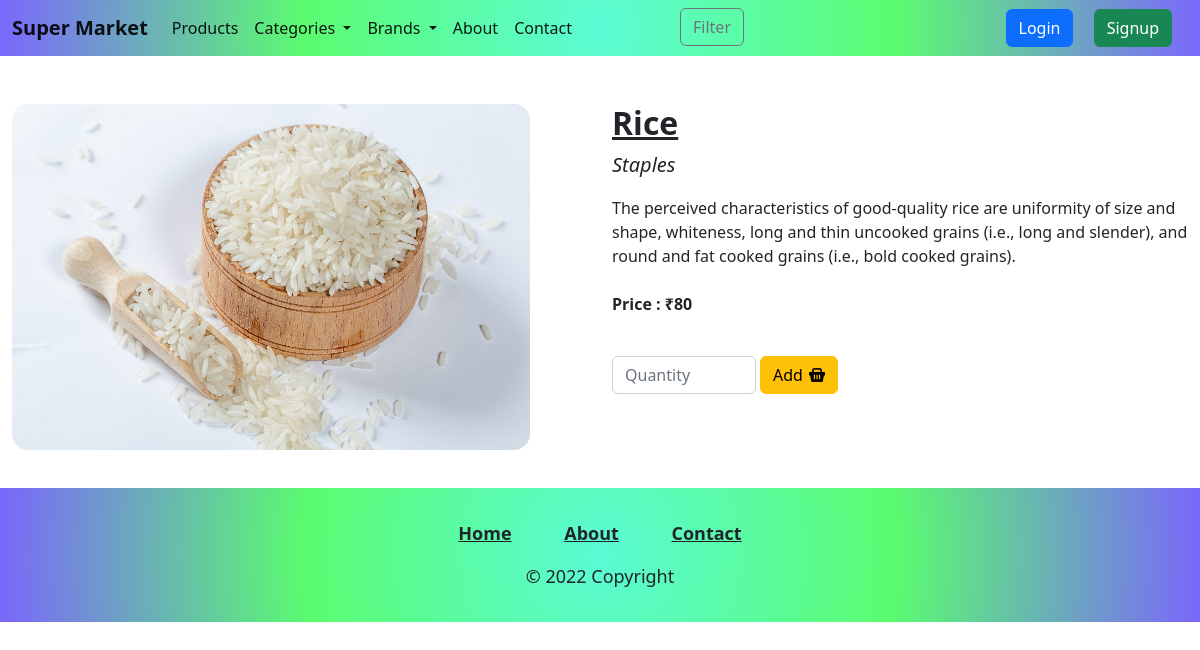
The app's page /product_desc.php?id=1 with its own data.
### tables this page shows
CREATE TABLE `products` (
  `id` int(11) NOT NULL,
  `name` varchar(255) NOT NULL,
  `description` varchar(255) NOT NULL,
  `category` varchar(255) NOT NULL,
  `brand` varchar(255) NOT NULL,
  `price` int(11) NOT NULL,
  `img_path` varchar(255) NOT NULL
);

### product_desc.php (the view, shortened to what this page needs)
<!DOCTYPE html>
<html lang="en">
<head>
    <link href="https://cdn.jsdelivr.net/npm/bootstrap@5.2.1/dist/css/bootstrap.min.css" rel="stylesheet">
    <link rel="stylesheet" href="assets/css/style.css">
    <link rel="stylesheet" href="assets/css/home.css">
</head>
<body>
    <?php include 'includes/login-navbar.php' ?>
    <div class="container-fluid mt-5">
        <div class="row">
            <?php
            $id = $_GET['id'];
            $query = "SELECT * FROM products WHERE id='$id'";
            $result = mysqli_query($con, $query) or die($mysqli_error($con));
            ?>
            <?php
            $row = mysqli_fetch_assoc($result);
            ?>
            <div class="col-sm-6 ">
                <img src="<?php echo $row['img_path']; ?>" class="img-fluid rounded-4" style="height: 90%;">
            </div>
            <div class="col-sm-6">
                <h2 class="text-decoration-underline fw-bold"><?php echo $row['name'] ?></h2>
                <p class="mb-3" style="font-style: italic; font-size: 20px;"><?php echo $row['category']; ?></p>
                <p class="mb-4"><?php echo $row['description']; ?></p>
                <p class="fw-bold">Price : ₹<?php echo $row['price']; ?></p>
                <div class="card-body">
                    <div class="row">
                        <form id="addtocart" method="POST" action="ccart_script.php" class="d-flex justify-content-start mt-4">
                            <div class="col-sm-3 m-0 p-0 me-1">
                                <input type="number" min="1" max="100" class="form-control" name="amount" placeholder="Quantity" aria-describedby="basic-addon1" required>
                            </div>
                            <div class="col-sm-2 m-0 p-0">
                                <button form="addtocart" name="add" value="<?php echo $row['id']; ?>" class="btn btn-warning">Add <img style="margin-left: 2px; margin-bottom: 4px;" src="assets/img/icons/tool.png" alt=""></button>
                            </div>
                            <div class="col-sm-6"></div>
                        </form>
                    </div>
                </div>
            </div>
        </div>
    </div>
    <?php include 'includes/login-footer.php' ?>
</body>
</html>

### records on screen
products: img_path (picture), name "Rice", category "Staples", description "The perceived characteristics of good-quality rice are uniformity of size and shape, whiteness, long and thin uncooked grains (i.e., long and slender), and round and fat cooked grains (i.e., bold cooked grains).", price "80"
